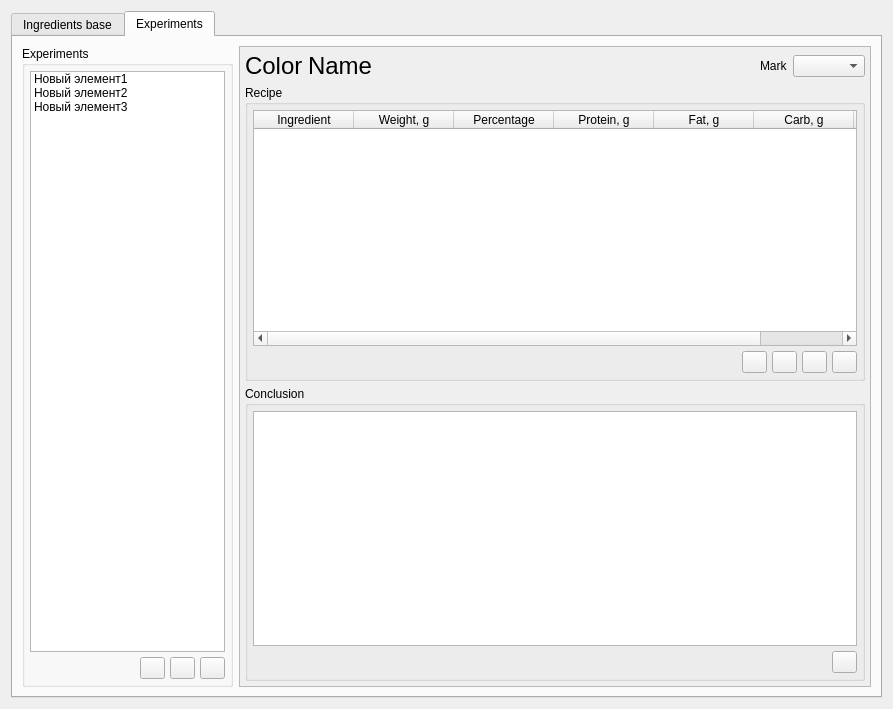
<?xml version="1.0" encoding="UTF-8"?>
<ui version="4.0">
 <class>ProductWidget</class>
 <widget class="QWidget" name="ProductWidget">
  <property name="geometry">
   <rect>
    <x>0</x>
    <y>0</y>
    <width>893</width>
    <height>709</height>
   </rect>
  </property>
  <property name="windowTitle">
   <string>Form</string>
  </property>
  <layout class="QVBoxLayout" name="verticalLayout_2">
   <item>
    <widget class="QTabWidget" name="productTabWidget">
     <property name="currentIndex">
      <number>1</number>
     </property>
     <widget class="QWidget" name="ingredientsTab">
      <attribute name="title">
       <string>Ingredients base</string>
      </attribute>
      <layout class="QVBoxLayout" name="verticalLayout">
       <property name="spacing">
        <number>5</number>
       </property>
       <property name="leftMargin">
        <number>5</number>
       </property>
       <property name="topMargin">
        <number>5</number>
       </property>
       <property name="bottomMargin">
        <number>5</number>
       </property>
       <item>
        <widget class="QTableWidget" name="ingredientsTable">
         <property name="editTriggers">
          <set>QAbstractItemView::NoEditTriggers</set>
         </property>
         <property name="selectionBehavior">
          <enum>QAbstractItemView::SelectRows</enum>
         </property>
         <row>
          <property name="text">
           <string>Новая строка 1</string>
          </property>
         </row>
         <row>
          <property name="text">
           <string>Новая строка</string>
          </property>
         </row>
         <row>
          <property name="text">
           <string>Новая строка 3</string>
          </property>
         </row>
         <column>
          <property name="text">
           <string>Ingredient</string>
          </property>
         </column>
         <column>
          <property name="text">
           <string>Protein, g / 100g</string>
          </property>
         </column>
         <column>
          <property name="text">
           <string>Fat, g / 100g</string>
          </property>
         </column>
         <column>
          <property name="text">
           <string>Carb, g / 100g</string>
          </property>
         </column>
         <column>
          <property name="text">
           <string>Kcal / 100g</string>
          </property>
         </column>
        </widget>
       </item>
       <item>
        <layout class="QHBoxLayout" name="horizontalLayout">
         <item>
          <spacer name="horizontalSpacer">
           <property name="orientation">
            <enum>Qt::Horizontal</enum>
           </property>
           <property name="sizeHint" stdset="0">
            <size>
             <width>40</width>
             <height>20</height>
            </size>
           </property>
          </spacer>
         </item>
         <item>
          <widget class="QPushButton" name="changeIngredientButton">
           <property name="sizePolicy">
            <sizepolicy hsizetype="Fixed" vsizetype="Fixed">
             <horstretch>0</horstretch>
             <verstretch>0</verstretch>
            </sizepolicy>
           </property>
           <property name="maximumSize">
            <size>
             <width>25</width>
             <height>25</height>
            </size>
           </property>
           <property name="text">
            <string/>
           </property>
           <property name="icon">
            <iconset resource="../view.qrc">
             <normaloff>:/res/change.png</normaloff>:/res/change.png</iconset>
           </property>
          </widget>
         </item>
         <item>
          <widget class="QPushButton" name="removeIngredientButton">
           <property name="sizePolicy">
            <sizepolicy hsizetype="Fixed" vsizetype="Fixed">
             <horstretch>0</horstretch>
             <verstretch>0</verstretch>
            </sizepolicy>
           </property>
           <property name="maximumSize">
            <size>
             <width>25</width>
             <height>25</height>
            </size>
           </property>
           <property name="text">
            <string/>
           </property>
           <property name="icon">
            <iconset resource="../view.qrc">
             <normaloff>:/res/remove.png</normaloff>:/res/remove.png</iconset>
           </property>
          </widget>
         </item>
         <item>
          <widget class="QPushButton" name="addIngredientButton">
           <property name="sizePolicy">
            <sizepolicy hsizetype="Fixed" vsizetype="Fixed">
             <horstretch>0</horstretch>
             <verstretch>0</verstretch>
            </sizepolicy>
           </property>
           <property name="maximumSize">
            <size>
             <width>25</width>
             <height>25</height>
            </size>
           </property>
           <property name="text">
            <string/>
           </property>
           <property name="icon">
            <iconset resource="../view.qrc">
             <normaloff>:/res/add.png</normaloff>:/res/add.png</iconset>
           </property>
          </widget>
         </item>
        </layout>
       </item>
      </layout>
     </widget>
     <widget class="QWidget" name="experimentsTab">
      <attribute name="title">
       <string>Experiments</string>
      </attribute>
      <layout class="QHBoxLayout" name="horizontalLayout_4" stretch="1,3">
       <item>
        <widget class="QGroupBox" name="groupBox">
         <property name="sizePolicy">
          <sizepolicy hsizetype="Preferred" vsizetype="Preferred">
           <horstretch>0</horstretch>
           <verstretch>0</verstretch>
          </sizepolicy>
         </property>
         <property name="title">
          <string>Experiments</string>
         </property>
         <layout class="QVBoxLayout" name="verticalLayout_4">
          <property name="spacing">
           <number>5</number>
          </property>
          <property name="leftMargin">
           <number>5</number>
          </property>
          <property name="topMargin">
           <number>5</number>
          </property>
          <property name="rightMargin">
           <number>5</number>
          </property>
          <property name="bottomMargin">
           <number>5</number>
          </property>
          <item>
           <widget class="QListWidget" name="experimentsList">
            <property name="editTriggers">
             <set>QAbstractItemView::NoEditTriggers</set>
            </property>
            <property name="selectionMode">
             <enum>QAbstractItemView::ExtendedSelection</enum>
            </property>
            <item>
             <property name="text">
              <string>Новый элемент1</string>
             </property>
            </item>
            <item>
             <property name="text">
              <string>Новый элемент2</string>
             </property>
            </item>
            <item>
             <property name="text">
              <string>Новый элемент3</string>
             </property>
            </item>
           </widget>
          </item>
          <item>
           <layout class="QHBoxLayout" name="horizontalLayout_2">
            <item>
             <spacer name="horizontalSpacer_2">
              <property name="orientation">
               <enum>Qt::Horizontal</enum>
              </property>
              <property name="sizeHint" stdset="0">
               <size>
                <width>40</width>
                <height>20</height>
               </size>
              </property>
             </spacer>
            </item>
            <item>
             <widget class="QPushButton" name="changeExperimentButton">
              <property name="sizePolicy">
               <sizepolicy hsizetype="Fixed" vsizetype="Fixed">
                <horstretch>0</horstretch>
                <verstretch>0</verstretch>
               </sizepolicy>
              </property>
              <property name="maximumSize">
               <size>
                <width>25</width>
                <height>25</height>
               </size>
              </property>
              <property name="text">
               <string/>
              </property>
              <property name="icon">
               <iconset resource="../view.qrc">
                <normaloff>:/res/change.png</normaloff>:/res/change.png</iconset>
              </property>
             </widget>
            </item>
            <item>
             <widget class="QPushButton" name="removeExperimentButton">
              <property name="sizePolicy">
               <sizepolicy hsizetype="Fixed" vsizetype="Fixed">
                <horstretch>0</horstretch>
                <verstretch>0</verstretch>
               </sizepolicy>
              </property>
              <property name="maximumSize">
               <size>
                <width>25</width>
                <height>25</height>
               </size>
              </property>
              <property name="text">
               <string/>
              </property>
              <property name="icon">
               <iconset resource="../view.qrc">
                <normaloff>:/res/remove.png</normaloff>:/res/remove.png</iconset>
              </property>
             </widget>
            </item>
            <item>
             <widget class="QPushButton" name="addExperimentButton">
              <property name="sizePolicy">
               <sizepolicy hsizetype="Fixed" vsizetype="Fixed">
                <horstretch>0</horstretch>
                <verstretch>0</verstretch>
               </sizepolicy>
              </property>
              <property name="maximumSize">
               <size>
                <width>25</width>
                <height>25</height>
               </size>
              </property>
              <property name="text">
               <string/>
              </property>
              <property name="icon">
               <iconset resource="../view.qrc">
                <normaloff>:/res/add.png</normaloff>:/res/add.png</iconset>
              </property>
             </widget>
            </item>
           </layout>
          </item>
         </layout>
        </widget>
       </item>
       <item>
        <widget class="QScrollArea" name="experimentScrollArea">
         <property name="widgetResizable">
          <bool>true</bool>
         </property>
         <widget class="QWidget" name="scrollAreaWidgetContents">
          <property name="geometry">
           <rect>
            <x>0</x>
            <y>0</y>
            <width>633</width>
            <height>640</height>
           </rect>
          </property>
          <layout class="QVBoxLayout" name="verticalLayout_5">
           <property name="spacing">
            <number>5</number>
           </property>
           <property name="leftMargin">
            <number>5</number>
           </property>
           <property name="topMargin">
            <number>5</number>
           </property>
           <property name="rightMargin">
            <number>5</number>
           </property>
           <property name="bottomMargin">
            <number>5</number>
           </property>
           <item>
            <layout class="QHBoxLayout" name="horizontalLayout_5">
             <item>
              <widget class="QLabel" name="experimentColor">
               <property name="text">
                <string>&lt;html&gt;&lt;head/&gt;&lt;body&gt;&lt;p&gt;&lt;span style=&quot; font-size:18pt;&quot;&gt;Color&lt;/span&gt;&lt;/p&gt;&lt;/body&gt;&lt;/html&gt;</string>
               </property>
              </widget>
             </item>
             <item>
              <widget class="QLabel" name="experimentName">
               <property name="text">
                <string>&lt;html&gt;&lt;head/&gt;&lt;body&gt;&lt;p&gt;&lt;span style=&quot; font-size:18pt;&quot;&gt;Name&lt;/span&gt;&lt;/p&gt;&lt;/body&gt;&lt;/html&gt;</string>
               </property>
               <property name="textFormat">
                <enum>Qt::AutoText</enum>
               </property>
              </widget>
             </item>
             <item>
              <spacer name="horizontalSpacer_4">
               <property name="orientation">
                <enum>Qt::Horizontal</enum>
               </property>
               <property name="sizeHint" stdset="0">
                <size>
                 <width>40</width>
                 <height>20</height>
                </size>
               </property>
              </spacer>
             </item>
             <item>
              <widget class="QLabel" name="markLabel">
               <property name="text">
                <string>Mark</string>
               </property>
              </widget>
             </item>
             <item>
              <widget class="QComboBox" name="markBox"/>
             </item>
            </layout>
           </item>
           <item>
            <widget class="QGroupBox" name="groupBox_2">
             <property name="title">
              <string>Recipe</string>
             </property>
             <layout class="QVBoxLayout" name="verticalLayout_3">
              <property name="spacing">
               <number>5</number>
              </property>
              <property name="leftMargin">
               <number>5</number>
              </property>
              <property name="topMargin">
               <number>5</number>
              </property>
              <property name="rightMargin">
               <number>5</number>
              </property>
              <property name="bottomMargin">
               <number>5</number>
              </property>
              <item>
               <widget class="QTableWidget" name="recipeIngredientsTable">
                <property name="minimumSize">
                 <size>
                  <width>0</width>
                  <height>200</height>
                 </size>
                </property>
                <property name="editTriggers">
                 <set>QAbstractItemView::NoEditTriggers</set>
                </property>
                <property name="selectionBehavior">
                 <enum>QAbstractItemView::SelectRows</enum>
                </property>
                <column>
                 <property name="text">
                  <string>Ingredient</string>
                 </property>
                </column>
                <column>
                 <property name="text">
                  <string>Weight, g</string>
                 </property>
                </column>
                <column>
                 <property name="text">
                  <string>Percentage</string>
                 </property>
                </column>
                <column>
                 <property name="text">
                  <string>Protein, g</string>
                 </property>
                </column>
                <column>
                 <property name="text">
                  <string>Fat, g</string>
                 </property>
                </column>
                <column>
                 <property name="text">
                  <string>Carb, g</string>
                 </property>
                </column>
                <column>
                 <property name="text">
                  <string>Kcal</string>
                 </property>
                </column>
               </widget>
              </item>
              <item>
               <layout class="QHBoxLayout" name="horizontalLayout_3">
                <item>
                 <spacer name="horizontalSpacer_3">
                  <property name="orientation">
                   <enum>Qt::Horizontal</enum>
                  </property>
                  <property name="sizeHint" stdset="0">
                   <size>
                    <width>40</width>
                    <height>20</height>
                   </size>
                  </property>
                 </spacer>
                </item>
                <item>
                 <widget class="QPushButton" name="recalcInRecipeButton">
                  <property name="sizePolicy">
                   <sizepolicy hsizetype="Fixed" vsizetype="Fixed">
                    <horstretch>0</horstretch>
                    <verstretch>0</verstretch>
                   </sizepolicy>
                  </property>
                  <property name="maximumSize">
                   <size>
                    <width>25</width>
                    <height>25</height>
                   </size>
                  </property>
                  <property name="text">
                   <string/>
                  </property>
                  <property name="icon">
                   <iconset resource="../view.qrc">
                    <normaloff>:/res/recalculate.png</normaloff>:/res/recalculate.png</iconset>
                  </property>
                 </widget>
                </item>
                <item>
                 <widget class="QPushButton" name="changeInRecipeButton">
                  <property name="sizePolicy">
                   <sizepolicy hsizetype="Fixed" vsizetype="Fixed">
                    <horstretch>0</horstretch>
                    <verstretch>0</verstretch>
                   </sizepolicy>
                  </property>
                  <property name="maximumSize">
                   <size>
                    <width>25</width>
                    <height>25</height>
                   </size>
                  </property>
                  <property name="text">
                   <string/>
                  </property>
                  <property name="icon">
                   <iconset resource="../view.qrc">
                    <normaloff>:/res/change.png</normaloff>:/res/change.png</iconset>
                  </property>
                 </widget>
                </item>
                <item>
                 <widget class="QPushButton" name="removeFromRecipeButton">
                  <property name="sizePolicy">
                   <sizepolicy hsizetype="Fixed" vsizetype="Fixed">
                    <horstretch>0</horstretch>
                    <verstretch>0</verstretch>
                   </sizepolicy>
                  </property>
                  <property name="maximumSize">
                   <size>
                    <width>25</width>
                    <height>25</height>
                   </size>
                  </property>
                  <property name="text">
                   <string/>
                  </property>
                  <property name="icon">
                   <iconset resource="../view.qrc">
                    <normaloff>:/res/remove.png</normaloff>:/res/remove.png</iconset>
                  </property>
                 </widget>
                </item>
                <item>
                 <widget class="QPushButton" name="addToRecipeButton">
                  <property name="sizePolicy">
                   <sizepolicy hsizetype="Fixed" vsizetype="Fixed">
                    <horstretch>0</horstretch>
                    <verstretch>0</verstretch>
                   </sizepolicy>
                  </property>
                  <property name="maximumSize">
                   <size>
                    <width>25</width>
                    <height>25</height>
                   </size>
                  </property>
                  <property name="text">
                   <string/>
                  </property>
                  <property name="icon">
                   <iconset resource="../view.qrc">
                    <normaloff>:/res/add.png</normaloff>:/res/add.png</iconset>
                  </property>
                 </widget>
                </item>
               </layout>
              </item>
             </layout>
            </widget>
           </item>
           <item>
            <widget class="QGroupBox" name="groupBox_3">
             <property name="title">
              <string>Conclusion</string>
             </property>
             <layout class="QVBoxLayout" name="verticalLayout_6">
              <property name="spacing">
               <number>5</number>
              </property>
              <property name="leftMargin">
               <number>5</number>
              </property>
              <property name="topMargin">
               <number>5</number>
              </property>
              <property name="rightMargin">
               <number>5</number>
              </property>
              <property name="bottomMargin">
               <number>5</number>
              </property>
              <item>
               <widget class="view::TextBrowser" name="conclusionBrowser"/>
              </item>
              <item>
               <layout class="QHBoxLayout" name="horizontalLayout_6">
                <item>
                 <spacer name="horizontalSpacer_5">
                  <property name="orientation">
                   <enum>Qt::Horizontal</enum>
                  </property>
                  <property name="sizeHint" stdset="0">
                   <size>
                    <width>40</width>
                    <height>20</height>
                   </size>
                  </property>
                 </spacer>
                </item>
                <item>
                 <widget class="QPushButton" name="changeConclusionButton">
                  <property name="sizePolicy">
                   <sizepolicy hsizetype="Fixed" vsizetype="Fixed">
                    <horstretch>0</horstretch>
                    <verstretch>0</verstretch>
                   </sizepolicy>
                  </property>
                  <property name="maximumSize">
                   <size>
                    <width>25</width>
                    <height>25</height>
                   </size>
                  </property>
                  <property name="text">
                   <string/>
                  </property>
                  <property name="icon">
                   <iconset resource="../view.qrc">
                    <normaloff>:/res/change.png</normaloff>:/res/change.png</iconset>
                  </property>
                 </widget>
                </item>
               </layout>
              </item>
             </layout>
            </widget>
           </item>
          </layout>
         </widget>
        </widget>
       </item>
      </layout>
     </widget>
    </widget>
   </item>
  </layout>
 </widget>
 <customwidgets>
  <customwidget>
   <class>view::TextBrowser</class>
   <extends>QTextBrowser</extends>
   <header>view/src/textbrowser.h</header>
  </customwidget>
 </customwidgets>
 <resources>
  <include location="../view.qrc"/>
 </resources>
 <connections/>
</ui>
